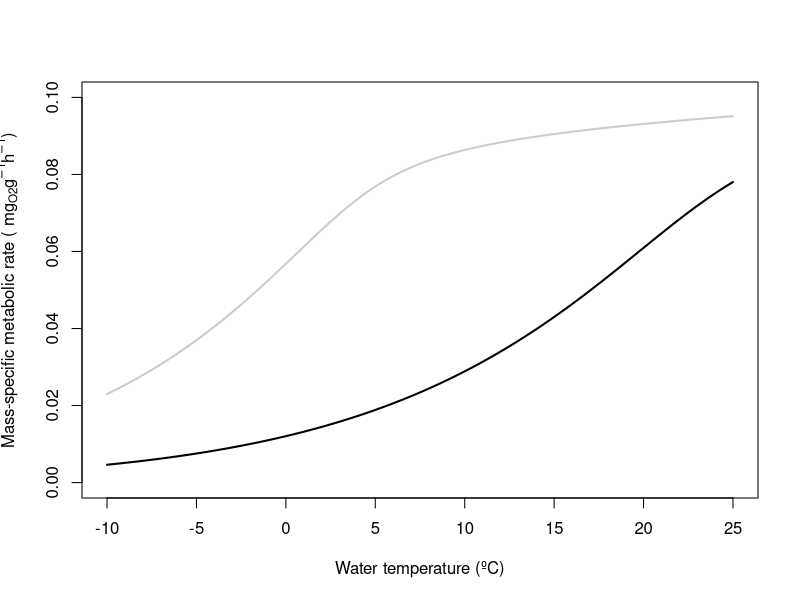
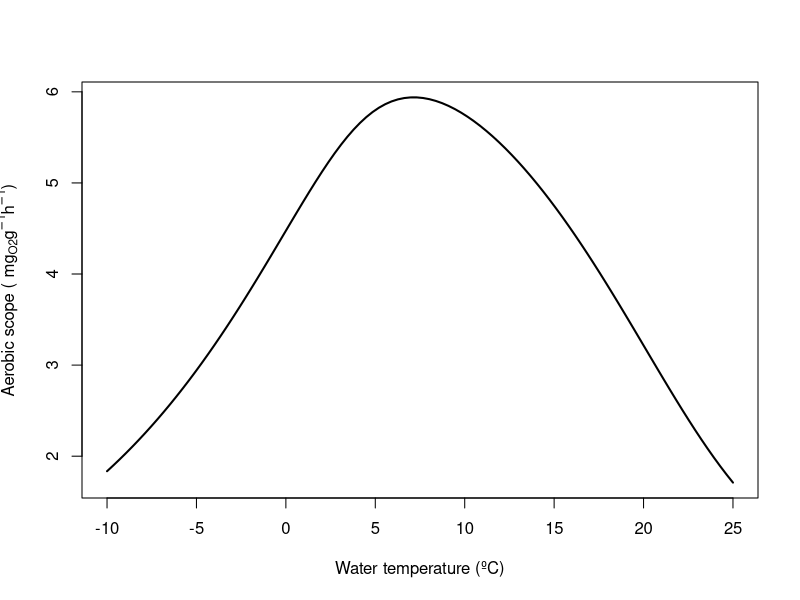

Generate these figures, in order, with R:
######### A model to simulate steady-steady oxygen consumption of oxygen in aquatic ectotherms ###########
## Reference:
# Rubalcaba, J. G., Verberk, W. C. E. P., Hendriks, A. J., Saris, B., Woods, H. A. 
# "Oxygen limitation may affect the temperature- and size-dependence of metabolism in aquatic ectotherms". PNAS.
######## ######## ######## ######## ######## ######## ######## ######## ######## ######## ######## ######## ######

OxBalance <- function(Tw,    # Water temperature (ºC)
                      S=35,  # Salinity (parts per thousand)
                      v=0.01,# water velocity (m/s)
                      Co=1,  # Oxygen concentration (0-1, where 1=equilibrium water-atmosphere)
                      M,     # Body mass (g)
                      b0=1e5,# Normalization constant MTE
                      E=0.6, # Activation energy (eV)
                      a=1e-5,# Scaling constant (a) /exponent (b) (Surface area ~ a*Mass^b)
                      b=0.7,
                      delta=1,# Increase in ox demand MMR = delta*RMR
                      Km=500, # Michelis-Menten constant (mg/m3)
                      h=1     # Hill coeficient (1=Michaelis-Menten; h>1:cooperative binding; h<1:competitive binding)
){
  ## ANIMAL MORPHOLOGY
  M = M * 1000 # mass in mg
  dens = 1e9   # Density (mg/m3)
  V = M/dens   # Body volume
  A = a*(M/1000)^b # Surface area (m2)
  L = sqrt(A)  # Characteristic length
  
  ## WATER PROPRIETIES
  rho = 1e3 # Density of water (units for the Re number formula: kg/m3)
  Ts <- log((298.15 - Tw)/(273.15 + Tw))
  Fs = exp(S*(-0.00624523 - 0.00737614*Ts - 0.0103410*Ts^2 - 0.00817083*Ts^3) - 4.88682e-7 * S^2)
  rho_ox = 1.42905 * exp(2.00907 + 3.22014*Ts + 4.05010*Ts^2 + 4.94457*Ts^3 + 0.256847*Ts^4 + 3.88767*Ts^5) * Fs * 1e3  # Dissolved oxygen (mg/m3) Garcia and Gordon (1992)
  
  mu = (0.00000000000277388442*Tw^6-0.00000000124359703683*Tw^5+0.00000022981389243372*Tw^4-0.00002310372106867350*Tw^3+ 0.00143393546700877000*Tw^2-0.06064140920049450000*Tw+1.79157254681817000000)/1000 ## Water dyn visc (Pa s)
  D = 7.4e-8 * (Tw + 273) * (2.26 * 18)^0.5 / (mu*1000 * 25.6^0.6) * 1e-4  # diffusion coefficient (m2/s)
  hc_funct <- function(D, L, rho, v, mu) D / L * (0.6 * (L * rho * v / mu)^(1/2) * (mu / (rho * D))^(1/3)) # forced convection (Garner and Grafton, 1954)
  time_transform = 60 * 60 # sec to hours
  hc <- hc_funct(D, L, rho, v, mu) * time_transform # Convection mass transfer coefficient (m/h)
  
  ox_out <- Co * rho_ox # Oxygen concentration in water (mg/m3)
 
  ## METABOLIC RATE according to MTE
  k = 8.61e-5 # Boltzmann constant (eV/K)
  met_rate <- delta * b0 * M^(3/4) * exp(-E/(k*(273+Tw))) * time_transform # (mg/h)
  
  # Steady state
  ox_in <- -(A*hc*Km - A*hc*ox_out + met_rate - sqrt(A^2*hc^2*(ox_out^2 + Km^2) + 2*A^2*hc^2*ox_out*Km - 2*A*hc*ox_out*met_rate + 2*A*hc*met_rate*Km + met_rate^2)) / (2*A*hc)
  
  ## The actual metabolic rate is the MTE rate corrected by Michaelis-Menten kynetics
  actual_met_rate <- met_rate * ox_in^h / (ox_in^h + Km^h)
  
  return(list("CI"=ox_in, "CO"=ox_out, "hc"=hc, "met_rate"=met_rate, "actual_met_rate"=actual_met_rate))
}

########  EXAMPLE DATA

Tw <- seq(-10, 25, length.out = 100) # Water temperature range (ºC)
S <- 0 # Salinity (ppt) -freshwater
M <- 100 # Body mass (g)
b0 <- 7600 # Normalization constant
E <- 0.6 # Activation energy (eV)
delta <- 5 # Max FAS
Km <- 600 # Michaelis constant (mg m-3)
h <- 1 # Hill's coefficient
v <- 0.1 # water velocity
a <- 0.00118 # Gill surface ~ mass allometry (Pauly & Cheung, 2018)
b <- 0.79

# Resting metabolic rate (RMR) is computed for delta=1, while maximum metabolic rate (MMR) is delta > 1
out_RMR <- OxBalance(Tw, S=S, v=v, M=M, b0=b0, a=a, b=b, delta=1, Km=Km, h=h)
out_MMR <- OxBalance(Tw, S=S, v=v, M=M, b0=b0, a=a, b=b, delta=delta, Km=Km, h=h)

# Maximum metabolic rate
plot(out_MMR$actual_met_rate/M ~ Tw, ylim=c(0, 0.1), type="l", lwd=2, col="grey80", 
     ylab=expression(paste("Mass-specific metabolic rate ( ", mg[O2], g^-1, h^-1, ")")),
     xlab="Water temperature (ºC)")
# Resting metabolic rate
lines(out_RMR$actual_met_rate/M ~ Tw, lwd=2)

# Aerobic scope (MMR - RMR)
AS <- out_MMR$actual_met_rate - out_RMR$actual_met_rate

plot(AS ~ Tw,  type="l", lwd=2, 
     ylab=expression(paste("Aerobic scope ( ", mg[O2], g^-1, h^-1, ")")),
     xlab="Water temperature (ºC)")

